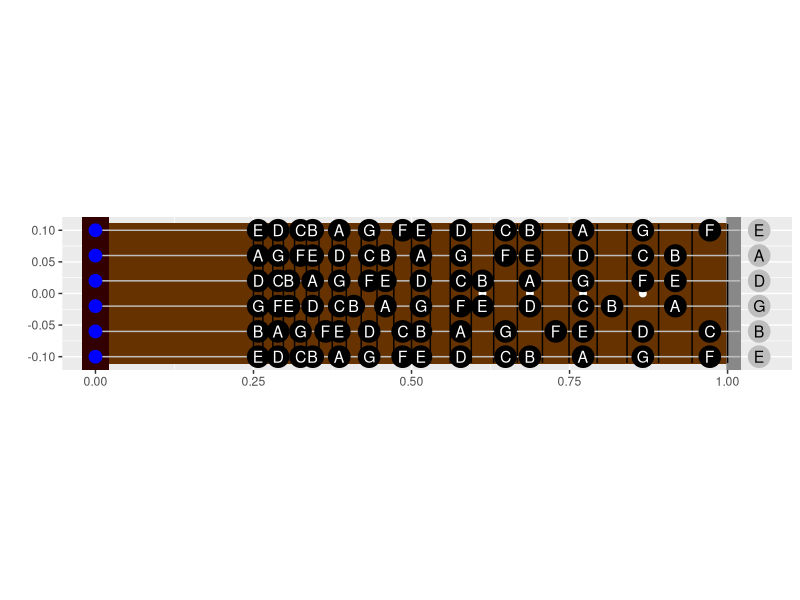

Write R code to recreate this figure.
# (C) 2017 Dan S. Reznik
library(tidyverse)
library(stringr)

semitone <- 2^(1/12)
middleC <- 440/(2^(9/12))

getRoots <- function(n,jump) accumulate(0:(n-1),~(.x+jump-1)%%n,.init=0)+1

# create a series 1, f0^1, f0^2, ... f0^n ,such that all terms lie within (1,2)
getFreqSeries <- function(n,f0)
  accumulate(1:n,
             function(x,y) {
               f<-x*f0
               if_else(f>2.01,f/2,f)
             },.init=1)

getScale <- function(root,notes,scaleIdx) {
  scale <- notes[(root+which(scaleIdx)[-8]-2)%%12+1]
  paste0(scale,collapse=",")
}

# these are extracting in the order they appear on the scale,
# not in the order sharps (or flats) are introduced by 5ths (or 4ths)
getSharps <- function(scale) paste0(unlist(str_extract_all(scale,".#")),collapse=",")
getFlats <- function(scale) paste0(unlist(str_extract_all(scale,".b")),collapse=",")

# Creates a "circle of fifths" data frame

tones12 <- tibble(degree=1:13,
                  notes=c("C","C#","D","D#","E","F","F#","G","G#","A","A#","B","C2"),
                  notesF=c("C","Db","D","Eb","E","F","Gb","G","Ab","A","Bb","B","C2"),
                  majorIdx=c(T,F,T,F,T,T,F,T,F,T,F,T,T),
                  minorIdx=c(T,F,T,T,F,T,F,T,T,F,T,F,T),
                  freqMult=accumulate(degree[-13],~.x*semitone,.init=1),
                  freq=middleC*freqMult,
                  # 5ths
                  roots5ths=getRoots(12,8), # P5 is 8th note
                  notes5ths=notes[roots5ths],
                  freq5ths=getFreqSeries(12,freqMult[8]),
                  majorScale5ths=map_chr(roots5ths,~getScale(.x,notes,majorIdx)),
                  majorSharps5ths=map_chr(majorScale5ths,~getSharps(.x)),
                  minorScale5ths=map_chr(roots5ths,~getScale(.x,notes,minorIdx)),   
                  minorSharps5ths=map_chr(minorScale5ths,~getSharps(.x)),
                  # 4ths
                  roots4ths=getRoots(12,6), # P4 is 6th note
                  notes4ths=notesF[roots4ths],
                  freq4ths=getFreqSeries(12,freqMult[6]),
                  majorScale4ths=map_chr(roots4ths,~getScale(.x,notesF,majorIdx)),
                  majorFlats4ths=map_chr(majorScale4ths,~getFlats(.x)),
                  minorScale4ths=map_chr(roots4ths,~getScale(.x,notesF,minorIdx)),
                  minorFlats4ths=map_chr(minorScale4ths,~getFlats(.x))
)

# Draw fingerboard

fretDist <- function(fretN) 1 / (2^(fretN/12))
fretDists <- fretDist(0:24)
fw2 <- .1
stringYs <- seq(fw2,-fw2,-2*fw2/5)
fretBoard <-
  tibble(stringYs=stringYs) %>%
  ggplot() +
  # fingerboard (light wood)
  geom_rect(xmin=0,xmax=1,
            ymin=-1.1*fw2,ymax=1.1*fw2,
            color="#663300",fill="#663300") +
  # bridge (dark wood)
  geom_rect(xmin=-.02,xmax=0.02,
            ymin=-1.2*fw2,ymax=1.2*fw2,
            color="#330000",fill="#330000") +
  # nut (motherpearl)
  geom_rect(xmin=1,xmax=1.02,
            ymin=-1.2*fw2,ymax=1.2*fw2,
            color="#888888",fill="#888888") +
  # frets (black)
  geom_segment(aes(x=fretDists,xend=fretDists,
                   y=-1.1*fw2,yend=1.1*fw2),
               data=tibble(fretDists=fretDists)) +
  # marker dots (white)
  geom_point(aes(x=.5*(dotx+dotxN),y=0),
             data=tibble(dotx=fretDists[c(3,5,7,9)],
                         dotxN=fretDists[c(4,6,8,10)]),
             size=2,color="white") +
  geom_point(aes(x=dotx,y=doty),
             data=tibble(dotx=rep(.5*(fretDists[12]+fretDists[13]),2),
                         doty=c(-fw2/12,fw2/12)),
             size=2,color="white") +
  # strings
  geom_segment(aes(y=stringYs,yend=stringYs,
                   x=0,xend=1.02),color="grey") +
  # bridge pegs (blue)
  geom_point(aes(x=0,y=stringYs),size=4,color="blue") +
  coord_fixed(xlim=c(0,1.05),ylim=1.1*c(-fw2,fw2)) +
  labs(x="",y="",title="")

# Where are the naturals

tuning6 <- c("E","A","D","G","B","E")
# where in the notes vector
tuning6idx <- map_int(tuning6,~match(.x,tones12$notes[-13]))
naturalfretsCroot <- unlist(map((0:3)*12,~.x+which(tones12$majorIdx[-13])))-1

naturalfingerPos <-
  map(tuning6idx-1,~as.integer(keep(naturalfretsCroot-.x,
                                    function(y)y>0&y<=24)))
naturalfingerRel <-
  map2(tuning6idx,naturalfingerPos,~(.x+.y-1)%%12+1)
naturalfingerNotes <- map(naturalfingerRel,~tones12$notes[.x])

fretDistsMid <- map2_dbl(fretDists[-length(fretDists)],
                         fretDists[-1],~.5*(.x+.y))
drawNotes <- function(p,s) {
  nfp <- naturalfingerPos[[s]]
  nfn <- naturalfingerNotes[[s]]
  df <- data_frame(nfp=nfp,
                   x=fretDistsMid[nfp],
                   y=stringYs[s],
                   nfn=nfn)
  p+
    geom_point(aes(x=x,y=y),size=7,color="black",data=df) +
    geom_text(aes(x=x,y=y,label=nfn),color="white",
              size=4,data=df)
}

# open notes
df0 <- data_frame(x=1.05,y=stringYs,nfn=tuning6)
# draw entire fretboard.
# loop doesn't work because drawNotes requires previous plot
reduce(1:6,~drawNotes(.x,.y),.init=fretBoard) +
  geom_point(aes(x=x,y=y),size=7,color="grey",data=df0) +
  geom_text(aes(x=x,y=y,label=nfn),color="black",
            size=4,data=df0)
